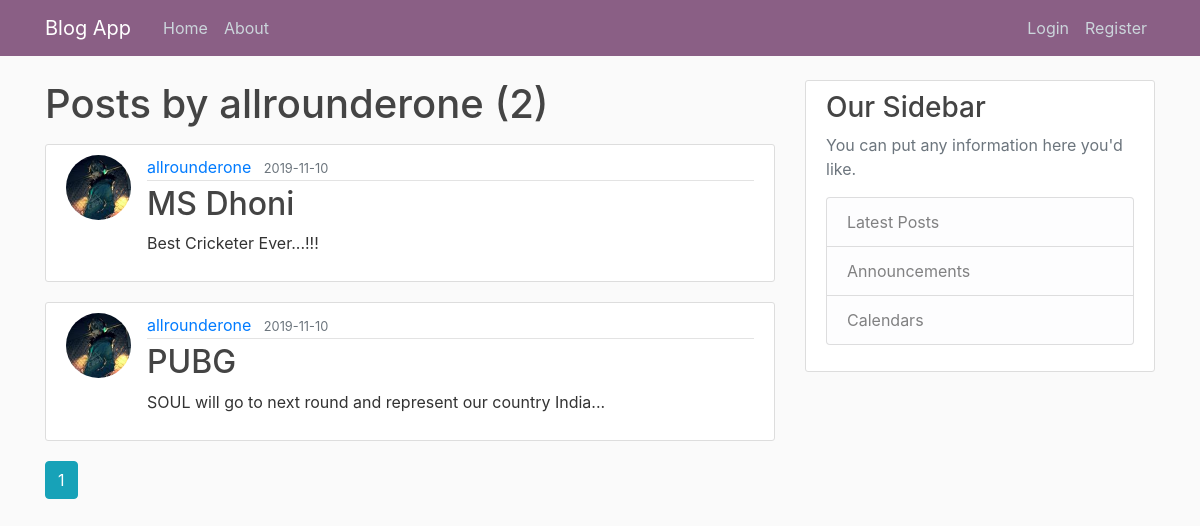
The page /user/allrounderone on the database its author committed.
### quotes/models.py (models this page shows, shortened)
class User(db.Model, UserMixin):
    id = db.Column(db.Integer, primary_key=True)
    username = db.Column(db.String(20), unique=True, nullable=False)
    email = db.Column(db.String(120), unique=True, nullable=False)
    image_file = db.Column(db.String(20), nullable=False,
                           default='default.jpg')
    password = db.Column(db.String(60), nullable=False)
    posts = db.relationship('Post', backref='author', lazy=True)

class Post(db.Model):
    id = db.Column(db.Integer, primary_key=True)
    title = db.Column(db.String(100), nullable=False)
    date_posted = db.Column(db.DateTime, nullable=False,
                            default=datetime.utcnow)
    content = db.Column(db.Text, nullable=False)
    user_id = db.Column(db.Integer, db.ForeignKey('user.id'), nullable=False)

### quotes/routes.py (the view)
@app.route("/user/<string:username>")
def user_posts(username):
    page = request.args.get('page', 1, type=int)
    user = User.query.filter_by(username=username).first_or_404()
    posts = Post.query.filter_by(author=user)\
        .order_by(Post.date_posted.desc())\
        .paginate(page=page, per_page=5)
    return render_template('user_posts.html', posts=posts, user=user)

### quotes/templates/user_posts.html
{% extends "layout.html" %}
{% block content %}
    <h1 class="mb-3">Posts by {{ user.username }} ({{ posts.total }})</h1>
    {% for post in posts.items %}
        <article class="media content-section">
          <img class="rounded-circle article-img" src="{{ url_for('static', filename='profile_pics/' + post.author.image_file) }}">
          <div class="media-body">
            <div class="article-metadata">
              <a class="mr-2" href="{{ url_for('user_posts', username=post.author.username) }}">{{ post.author.username }}</a>
              <small class="text-muted">{{ post.date_posted.strftime('%Y-%m-%d') }}</small>
            </div>
            <h2><a class="article-title" href="{{ url_for('post', post_id=post.id) }}">{{ post.title }}</a></h2>
            <p class="article-content">{{ post.content }}</p>
          </div>
        </article>
    {% endfor %}
    {% for page_num in posts.iter_pages(left_edge=1, right_edge=1, left_current=1, right_current=2) %}
      {% if page_num %}
        {% if posts.page == page_num %}
          <a class="btn btn-info mb-4" href="{{ url_for('user_posts', username=user.username, page=page_num) }}">{{ page_num }}</a>
        {% else %}
          <a class="btn btn-outline-info mb-4" href="{{ url_for('user_posts', username=user.username, page=page_num) }}">{{ page_num }}</a>
        {% endif %}
      {% else %}
        ...
      {% endif %}
    {% endfor %}
{% endblock content %}

### quotes/static/main.css (style rules this page uses)
body { background: #fafafa; color: #333333; margin-top: 5rem; }
h1, h2, h3, h4, h5, h6 { color: #444444; }
.content-section { background: #ffffff; padding: 10px 20px; border: 1px solid #dddddd; border-radius: 3px; margin-bottom: 20px; }
.article-title { color: #444444; }
.article-content { white-space: pre-line; }
.article-img { height: 65px; width: 65px; margin-right: 16px; }
.article-metadata { padding-bottom: 1px; margin-bottom: 4px; border-bottom: 1px solid #e3e3e3 }

### rows shown on the page
User: username "allrounderone"
Post: image_file (picture), author.username "allrounderone", date_posted "2019-11-10", title "MS Dhoni", content "Best Cricketer Ever...!!!"
Post: image_file (picture), author.username "allrounderone", date_posted "2019-11-10", title "PUBG", content "SOUL will go to next round and represent our country India..."

### other values the page prints
{{ posts.total }} "2"
{{ page_num }} "1"
